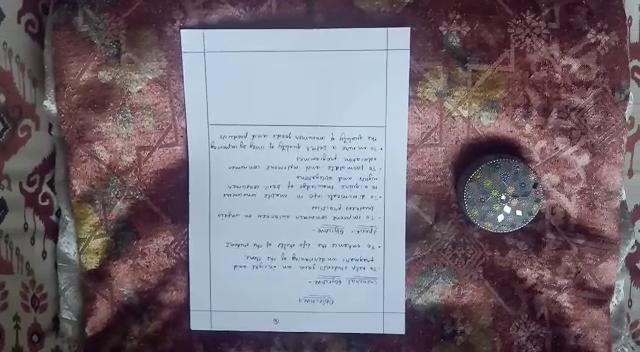
#> input picture frame 16 of Resources/vid0.mp4, 640 x 352 px, given in place of vid11.mp4, which was not available
$ python main.py
#> lines starting #> are read from the running program, lines starting #| are printed output that depends on the picture; after the words box and inside, x2 and y2 are one past the last pixel; in counts of white or black regions, pixels touching at a corner belong together; pictures that were not available may be replaced by others from this repository, and a replacement may not be noted
#> further down, img is the input picture: shape (352, 640, 3); mean B, G, R 117.3, 108.3, 117.9
#Document Scanner
import cv2
import numpy as np
import epydoc

capture = cv2.VideoCapture("Resources/vid11.mp4")
widthImg = 640
heightImg= 480
#preprocessing of image to detect the edges in the image
def pre_processing(img):
    imgGray = cv2.cvtColor(img,cv2.COLOR_RGB2GRAY)
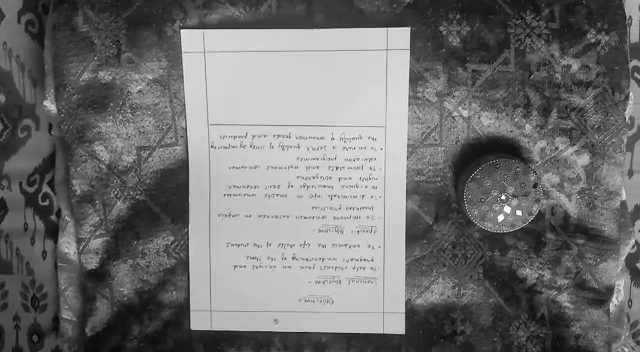
#> imgGray: shape (352, 640); min 1, max 255, mean 112.1
    imgBlur = cv2.GaussianBlur(imgGray,(3,3),1)
    imgCanny = cv2.Canny(imgBlur,400,400)
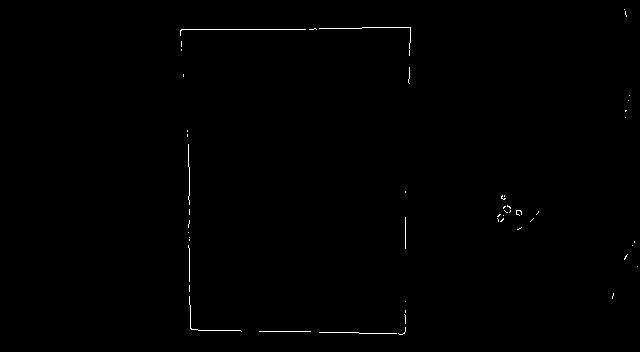
#> imgCanny: shape (352, 640); 0.36% white in thin lines or dots, all inside (x1, y1, x2, y2) = (180, 9, 638, 335)
    kernel=np.ones((5,5))
    imgDilation = cv2.dilate(imgCanny,kernel,iterations=4)
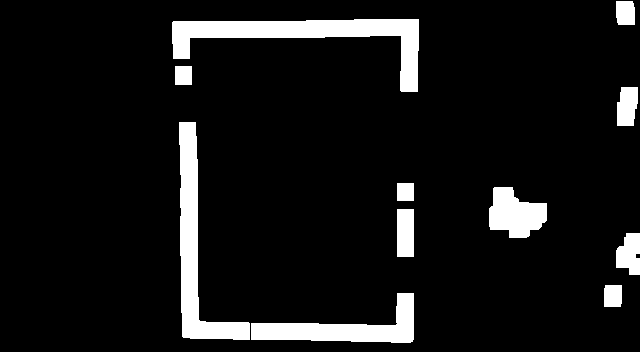
#> imgDilation: shape (352, 640); 8.6% white; 11 white regions, largest, box (x1, y1, x2, y2) and area: (172, 19, 419, 92) 5583, (179, 122, 250, 340) 4672, (251, 293, 414, 343) 3375
    imgThres = cv2.erode(imgDilation,kernel,iterations=3)
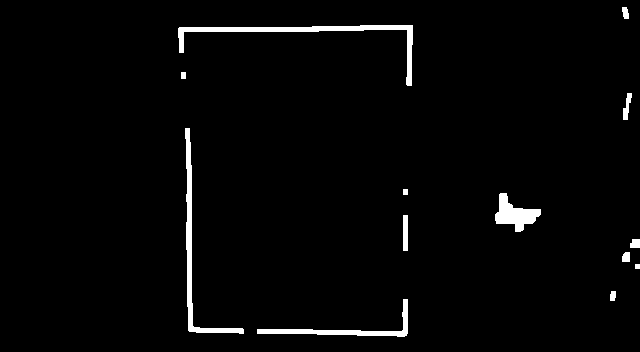
#> imgThres: shape (352, 640); 2.4% white; 13 white regions
    return imgThres

#contours - find the biggest contour of our image, give threshold for area
def getContours(img):
    big = np.array([])
    maxArea = 0
    contours, hierarchy = cv2.findContours(img,cv2.RETR_EXTERNAL, cv2.CHAIN_APPROX_NONE)
#> contours = 13 contours, 1 with area under 20; largest, box (x1, y1, x2, y2) and area: (178, 25, 413, 86) 1286, (185, 128, 244, 334) 1066, (495, 193, 541, 232) 798, (257, 299, 408, 337) 742, (403, 215, 408, 251) 140
    for cnt in contours:
        area = cv2.contourArea(cnt)
        if area >25000:
            #cv2.drawContours(imgContour, cnt,-1,(255,0,0),1)
            peri = cv2.arcLength(cnt,True)
            #print(peri)
            approx = cv2.approxPolyDP(cnt,0.02*peri, True)

            #as it loops, need to find bigger one
            if area >50000 and len(approx) == 4:
                big = approx
                maxArea = area
#> this loop made 13 passes
#> area on passes 1, 2, 4, 5, 6, 7, 8, 9, 10, 11, 12, 13: 741.5, 40, 57.5, 64.5, 140, 798.5, 20, 1066.5, 97.5, 24, 1285.5, 51


    cv2.drawContours(imgContour, big, -1, (0, 255, 0), 20)
    return big
    print(maxArea)


def reorder(myPoints):
    myPoints = myPoints.reshape((4,2))
    myPointsNew = np.zeros((4,1,2),np.int32)
    add = myPoints.sum(1)
    print("add",add)


def getWarp(img,biggest):
    reorder(biggest)
    print(biggest.shape)
    pts1 = np.float32(biggest)
    pts2 = np.float32([[0, 0], [widthImg, 0], [0, heightImg], [widthImg, heightImg]])
    matrix = cv2.getPerspectiveTransform(pts1, pts2)
    imgOutput = cv2.warpPerspective(img, matrix, (widthImg, heightImg))
    return imgOutput


while True:
    success, img = capture.read()
    imgContour = img.copy()
    imgThres = pre_processing(img)
    big = getContours(imgThres)
#> big = empty array
    #imgWarped = getWarp(img,big)
    cv2.imshow("Result",imgContour)
    if cv2.waitKey(1) & 0xFF ==ord('q'):
#> (key q is pressed here)
        break

$ run again, starting later in the video
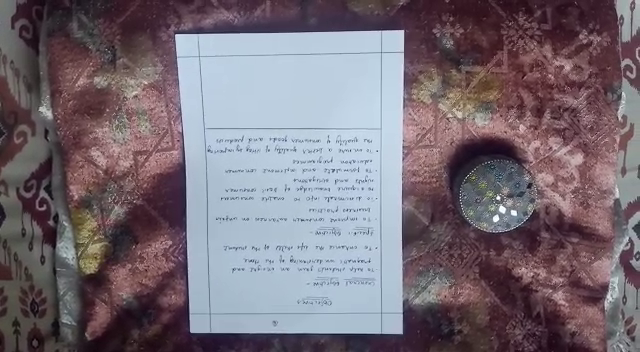
#> input picture frame 72 of Resources/vid0.mp4, 640 x 352 px, given in place of vid11.mp4, which was not available
#> img is the input picture: shape (352, 640, 3); mean B, G, R 118.3, 109.1, 119.1
#> in pre_processing, `imgCanny = cv2.Canny(imgBlur,400,400)`:
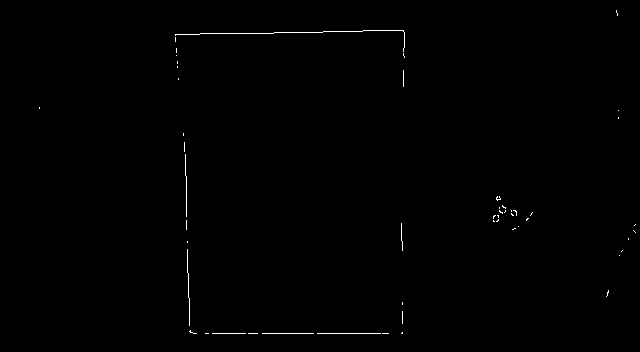
#> imgCanny: shape (352, 640); 0.35% white in thin lines or dots, all inside (x1, y1, x2, y2) = (39, 10, 636, 334)
#> imgDilation: shape (352, 640); 8.5% white; 9 white regions, largest, box (x1, y1, x2, y2) and area: (175, 125, 411, 342) 7914, (167, 22, 413, 95) 6012, (485, 188, 541, 238) 1962
#> in pre_processing, `imgThres = cv2.erode(imgDilation,kernel,iterations=3)`:
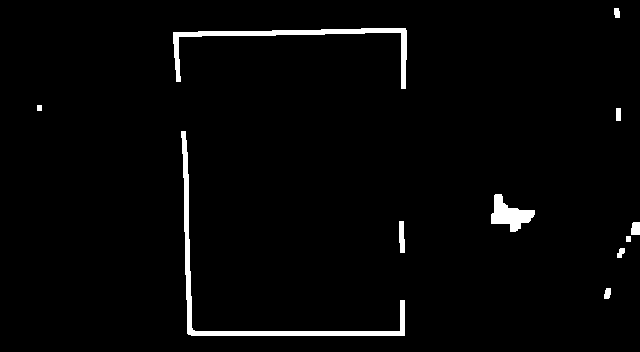
#> imgThres: shape (352, 640); 2.4% white; 11 white regions
#> contours = 11 contours; largest, box (x1, y1, x2, y2) and area: (181, 131, 405, 336) 1800, (173, 28, 407, 89) 1380, (491, 194, 535, 232) 762, (399, 221, 405, 253) 128, (631, 222, 640, 235) 90
#> the loop in getContours, `for cnt in contours:` made 11 passes
#> area on passes 1 to 8: 49, 41, 20, 90, 128, 762.5, 1800, 48
#> big = empty array

$ run again, starting later in the video
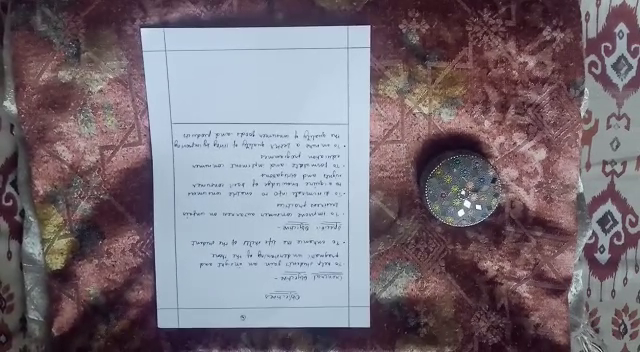
#> input picture frame 128 of Resources/vid0.mp4, 640 x 352 px, given in place of vid11.mp4, which was not available
#> img is the input picture: shape (352, 640, 3); mean B, G, R 120.8, 111.8, 121.4
#> in pre_processing, `imgCanny = cv2.Canny(imgBlur,400,400)`:
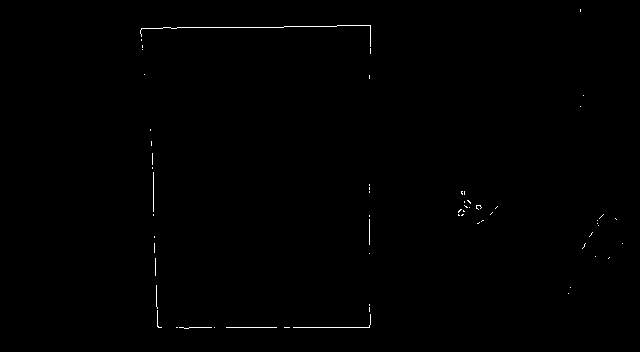
#> imgCanny: shape (352, 640); 0.33% white in thin lines or dots, all inside (x1, y1, x2, y2) = (140, 9, 623, 329)
#> imgDilation: shape (352, 640); 8.9% white; 12 white regions, largest, box (x1, y1, x2, y2) and area: (146, 228, 379, 337) 5913, (132, 17, 379, 62) 5109, (574, 206, 631, 267) 2171
#> in pre_processing, `imgThres = cv2.erode(imgDilation,kernel,iterations=3)`:
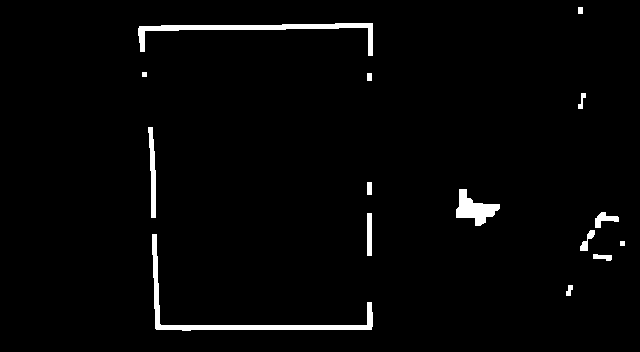
#> imgThres: shape (352, 640); 2.4% white; 15 white regions
#> contours = 15 contours, 2 with area under 20; largest, box (x1, y1, x2, y2) and area: (152, 234, 373, 331) 1344, (138, 23, 373, 56) 1176, (456, 189, 500, 226) 723, (148, 127, 156, 218) 352, (367, 213, 372, 256) 168
#> the loop in getContours, `for cnt in contours:` made 15 passes
#> area on passes 1, 2, 4, 5, 6, 7, 8, 9: 37, 68.5, 1344, 99.5, 168, 152.5, 723, 48
#> big = empty array
